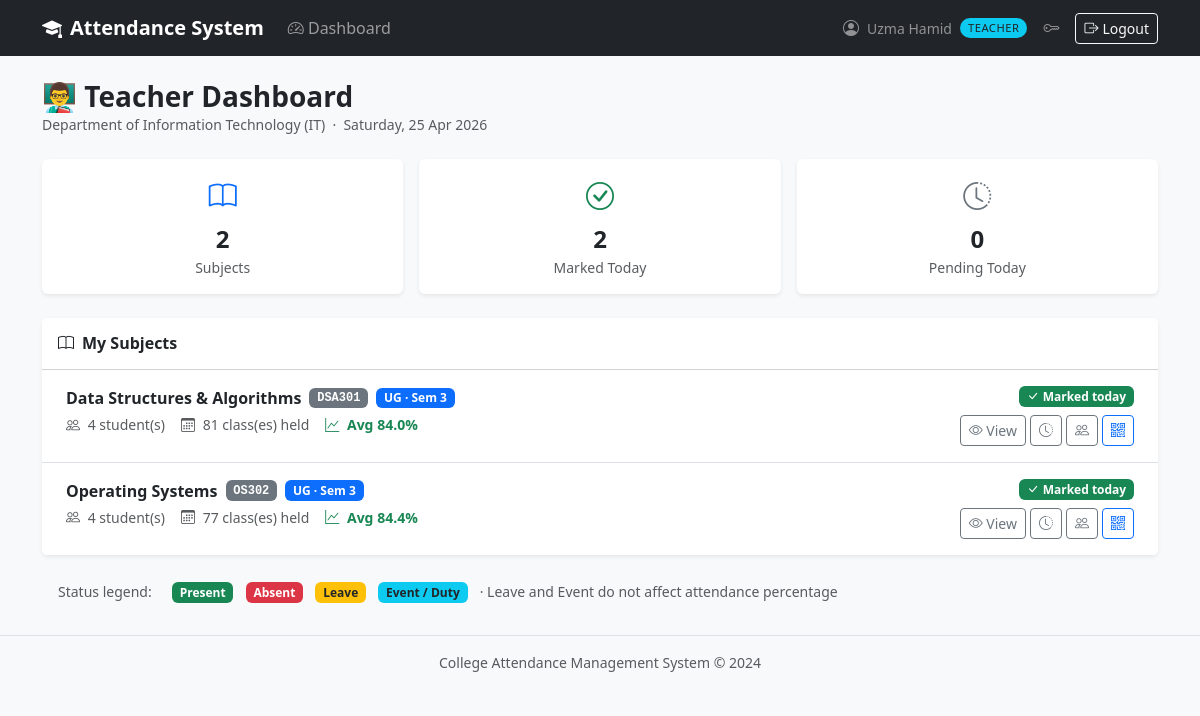
Screenshot of /teacher/dashboard (signed in) with the database file from the repository.
### app/models/user.py (models this page shows, shortened)
class User(UserMixin, db.Model):
    __tablename__ = 'users'
    id = db.Column(db.Integer, primary_key=True)
    email = db.Column(db.String(120), unique=True, nullable=False, index=True)
    first_name = db.Column(db.String(50), nullable=False)
    last_name  = db.Column(db.String(50), nullable=False)
    password_hash = db.Column(db.String(256), nullable=False)
    role = db.Column(db.String(20), nullable=False)
    is_active = db.Column(db.Boolean, default=True, nullable=False)
    created_at = db.Column(db.DateTime, default=datetime.utcnow, nullable=False)
    updated_at = db.Column(db.DateTime, default=datetime.utcnow,
                           onupdate=datetime.utcnow, nullable=False)
    teacher_profile = db.relationship('Teacher', back_populates='user',
                                      uselist=False, cascade='all, delete-orphan')
    student_profile = db.relationship('Student', back_populates='user',
                                      uselist=False, cascade='all, delete-orphan')
    @property
    def is_principal(self):
        return self.role == Role.PRINCIPAL
    @property
    def is_hod(self):
        return self.role == Role.HOD
    @property
    def is_teacher(self):
        return self.role == Role.TEACHER
    @property
    def full_name(self):
        return f"{self.first_name} {self.last_name}"

### app/models/department.py (models this page shows, shortened)
class Department(db.Model):
    __tablename__ = 'departments'
    id   = db.Column(db.Integer, primary_key=True)
    name = db.Column(db.String(100), unique=True, nullable=False)
    code = db.Column(db.String(10),  unique=True, nullable=False)
    program_type = db.Column(
        db.String(10),
        nullable=False,
        default='UG'
    )
    is_active  = db.Column(db.Boolean, default=True, nullable=False)
    created_at = db.Column(db.DateTime, default=datetime.utcnow, nullable=False)
    teachers = db.relationship('Teacher', back_populates='department',
                               lazy='dynamic')
    students = db.relationship('Student', back_populates='department',
                               lazy='dynamic')
    subjects = db.relationship('Subject', back_populates='department',
                               lazy='dynamic')

### app/models/subject.py (models this page shows, shortened)
class Subject(db.Model):
    __tablename__ = 'subjects'
    id = db.Column(db.Integer, primary_key=True)
    department_id = db.Column(db.Integer, db.ForeignKey('departments.id'),
                              nullable=False)
    name = db.Column(db.String(100), nullable=False)
    code = db.Column(db.String(15), unique=True, nullable=False)
    semester     = db.Column(db.Integer, nullable=False)
    program_type = db.Column(db.String(5), nullable=False, default='UG')
    total_classes = db.Column(db.Integer, default=0, nullable=False)
    is_active  = db.Column(db.Boolean, default=True, nullable=False)
    created_at = db.Column(db.DateTime, default=datetime.utcnow, nullable=False)
    department = db.relationship('Department', back_populates='subjects')
    teachers   = db.relationship('Teacher', secondary=teacher_subjects,
                                 back_populates='subjects', lazy='dynamic')
    attendance_records = db.relationship('Attendance', back_populates='subject',
                                         lazy='dynamic',
                                         cascade='all, delete-orphan')

### app/routes/teacher.py (the view)
@teacher_bp.route('/dashboard')
@login_required
@teacher_required
def dashboard():
    data = get_teacher_dashboard_data(current_user)
    return render_template('teacher/dashboard.html',
                           title='Teacher Dashboard', data=data)

### app/services/teacher_service.py (called while the page is built)
def _get_teacher(teacher_user):
    return Teacher.query.filter_by(user_id=teacher_user.id).first()

def _get_enrolled_students(subject):
    return (
        Student.query
        .filter_by(
            department_id = subject.department_id,
            semester      = subject.semester,
            program_type  = subject.program_type,
            is_graduated  = False,
        )
        .join(Student.user)
        .filter(User.is_active == True)
        .order_by(Student.roll_number)
        .all()
    )

### app/templates/teacher/dashboard.html
{% extends "shared/base.html" %}
{% block content %}
<div class="d-flex justify-content-between align-items-center mb-4">
    <div>
        <h3 class="fw-bold mb-0">👨‍🏫 Teacher Dashboard</h3>
        <p class="text-muted small mb-0">
            {{ data.dept_name }} ({{ data.dept_code }}) &nbsp;·&nbsp;
            {{ data.today.strftime('%A, %d %b %Y') }}
        </p>
    </div>
</div>
{% if not data.subjects_data %}
<div class="alert alert-info border-0">
    <i class="bi bi-info-circle me-2"></i>
    No subjects assigned yet. Contact your HOD to get subjects assigned.
</div>
{% else %}
<div class="row g-3 mb-4">
    {% set total_subjects = data.subjects_data | length %}
    {% set marked_today = data.subjects_data | selectattr('already_marked_today') | list | length %}
    {% set pending = total_subjects - marked_today %}
    {% for label, value, icon, color in [
    ('Subjects', total_subjects, 'book', 'primary'),
    ('Marked Today', marked_today, 'check-circle', 'success'),
    ('Pending Today', pending, 'clock-history', 'warning' if pending else 'secondary'),
    ] %}
    <div class="col-4">
        <div class="card border-0 shadow-sm text-center h-100">
            <div class="card-body py-3">
                <div class="fs-3 text-{{ color }} mb-1">
                    <i class="bi bi-{{ icon }}"></i>
                </div>
                <div class="fs-4 fw-bold">{{ value }}</div>
                <div class="text-muted small">{{ label }}</div>
            </div>
        </div>
    </div>
    {% endfor %}
</div>
<div class="card border-0 shadow-sm">
    <div class="card-header bg-white py-3">
        <h6 class="fw-bold mb-0">
            <i class="bi bi-book me-2"></i>My Subjects
        </h6>
    </div>
    <div class="list-group list-group-flush">
        {% for item in data.subjects_data %}
        {% set subject = item.subject %}
        <div class="list-group-item px-4 py-3">
            <div class="d-flex justify-content-between align-items-start">
                <div class="flex-grow-1">
                    <div class="d-flex align-items-center gap-2 mb-1">
                        <span class="fw-bold">{{ subject.name }}</span>
                        <span class="badge bg-secondary font-monospace small">{{ subject.code }}</span>
                        <span class="badge
                        {{ 'bg-primary' if subject.program_type == 'UG' else 'bg-warning text-dark' }}
                        small">
                            {{ subject.program_type }} · Sem {{ subject.semester }}
                        </span>
                    </div>
                    <div class="d-flex gap-3 small text-muted">
                        <span>
                            <i class="bi bi-people me-1"></i>
                            {{ item.total_students }} student(s)
                        </span>
                        <span>
                            <i class="bi bi-calendar3 me-1"></i>
                            {{ item.total_conducted }} class(es) held
                        </span>
                        <span class="fw-semibold
                        {{ 'text-success' if item.avg_attendance_pct >= 75
                           else 'text-warning' if item.avg_attendance_pct >= 60
                           else 'text-danger' }}">
                            <i class="bi bi-graph-up me-1"></i>
                            Avg {{ item.avg_attendance_pct }}%
                        </span>
                    </div>
                </div>
                <div class="d-flex flex-column align-items-end gap-2 ms-3">
                    {% if item.already_marked_today %}
                    <span class="badge bg-success">
                        <i class="bi bi-check-lg me-1"></i>Marked today
                    </span>
                    {% else %}
                    <span class="badge bg-warning text-dark">
                        <i class="bi bi-clock me-1"></i>Not marked
                    </span>
                    {% endif %}
                    <div class="d-flex gap-1">
                        <a href="{{ url_for('teacher.mark_attendance_view',
                                subject_id=subject.id) }}" class="btn btn-sm
                              {{ 'btn-outline-secondary' if item.already_marked_today
                                 else 'btn-primary' }}" title="{{ 'View today\'s attendance' if item.already_marked_today
                                 else 'Mark attendance for today' }}">
                            <i class="bi bi-{{ 'eye' if item.already_marked_today else 'pencil-square' }}"></i>
                            {{ 'View' if item.already_marked_today else 'Mark' }}
                        </a>
                        <a href="{{ url_for('teacher.attendance_history',
                                subject_id=subject.id) }}" class="btn btn-sm btn-outline-secondary"
                            title="Attendance history">
                            <i class="bi bi-clock-history"></i>
                        </a>
                        <a href="{{ url_for('teacher.subject_students',
                                subject_id=subject.id) }}" class="btn btn-sm btn-outline-secondary"
                            title="View students">
                            <i class="bi bi-people"></i>
                        </a>
                        <a href="{{ url_for('teacher.generate_qr', subject_id=subject.id) }}"
                            class="btn btn-sm btn-outline-primary" title="QR Attendance">
                            <i class="bi bi-qr-code"></i>
                        </a>
                    </div>
                </div>
            </div>
        </div>
        {% endfor %}
    </div>
</div>
<div class="card border-0 bg-light mt-3">
    <div class="card-body py-2 px-3">
        <span class="small text-muted me-3">Status legend:</span>
        <span class="badge bg-success me-2">Present</span>
        <span class="badge bg-danger me-2">Absent</span>
        <span class="badge bg-warning text-dark me-2">Leave</span>
        <span class="badge bg-info text-dark me-2">Event / Duty</span>
        <span class="small text-muted">
            · Leave and Event do not affect attendance percentage
        </span>
    </div>
</div>
{% endif %}
{% endblock %}

### app/templates/shared/base.html (shortened to what this page needs)
<!DOCTYPE html>
<html lang="en">
<head>
    <link href="https://cdn.jsdelivr.net/npm/bootstrap@5.3.0/dist/css/bootstrap.min.css" rel="stylesheet">
    <link href="https://cdn.jsdelivr.net/npm/bootstrap-icons@1.11.0/font/bootstrap-icons.css" rel="stylesheet">
</head>
<body>
{% if current_user.is_authenticated %}
<nav class="navbar navbar-expand-lg navbar-dark bg-dark">
  <div class="container">
    <a class="navbar-brand" href="/"><i class="bi bi-mortarboard-fill me-2"></i>Attendance System</a>
    <div class="collapse navbar-collapse" id="navMenu">
      <ul class="navbar-nav me-auto">
        {% if current_user.is_principal %}
          <li class="nav-item">
            <a class="nav-link" href="{{ url_for('principal.dashboard') }}">
              <i class="bi bi-speedometer2"></i> Dashboard
            </a>
          </li>
        {% elif current_user.is_teacher %}
          <li class="nav-item">
            <a class="nav-link" href="{{ url_for('teacher.dashboard') }}">
              <i class="bi bi-speedometer2"></i> Dashboard
            </a>
          </li>
        {% elif current_user.is_student %}
          <li class="nav-item">
            <a class="nav-link" href="{{ url_for('student.dashboard') }}">
              <i class="bi bi-speedometer2"></i> Dashboard
            </a>
          </li>
        {% endif %}
      </ul>
      <ul class="navbar-nav ms-auto align-items-center gap-2">
        <li class="nav-item d-flex align-items-center gap-2">
          <i class="bi bi-person-circle text-white-50"></i>
          <span class="text-white-50 small">{{ current_user.full_name }}</span>
          <span class="role-badge
            {% if current_user.is_principal %}bg-danger text-white
            {% elif current_user.is_hod      %}bg-warning text-dark
            {% elif current_user.is_teacher  %}bg-info text-dark
            {% else                          %}bg-success text-white{% endif %}">
            {{ current_user.role }}
          </span>
        </li>
        <li class="nav-item">
          <a class="nav-link text-white-50" href="{{ url_for('auth.change_password_view') }}"
             title="Change password"><i class="bi bi-key"></i></a>
        </li>
        <li class="nav-item">
          <a class="btn btn-sm btn-outline-light" href="{{ url_for('auth.logout') }}">
            <i class="bi bi-box-arrow-right me-1"></i>Logout
          </a>
        </li>
      </ul>
    </div>
  </div>
</nav>
{% endif %}
<main class="container py-4">
  {% block content %}{% endblock %}
</main>
<footer class="text-center text-muted py-3 border-top small">
  College Attendance Management System &copy; 2024
</footer>
</body>
</html>

### app/templates/shared/base.html (style rules this page uses)
body { background-color: #f8f9fa; }
.navbar-brand { font-weight: 700; }
.role-badge { font-size: 0.7rem; padding: 2px 8px; border-radius: 10px; text-transform: uppercase; letter-spacing: 0.5px; }

### rows the page displays
User: full_name "Uzma Hamid", role "TEACHER"
Department: dept_name "Department of Information Technology", dept_code "IT"
Subject: name "Data Structures & Algorithms", code "DSA301", program_type "UG", semester "3"
Subject: name "Operating Systems", code "OS302", program_type "UG", semester "3"

### other values shown
{{ data.today.strftime('%A, %d %b %Y') }} "Saturday, 25 Apr 2026"
{{ value }} "2" "2" "0"
{{ label }} "Subjects" "Marked Today" "Pending Today"
{{ item.total_students }} "4" "4"
{{ item.total_conducted }} "81" "77"
{{ item.avg_attendance_pct }} "84.0" "84.4"
{{ 'View' if item.already_marked_today else 'Mark' }} "View" "View"
